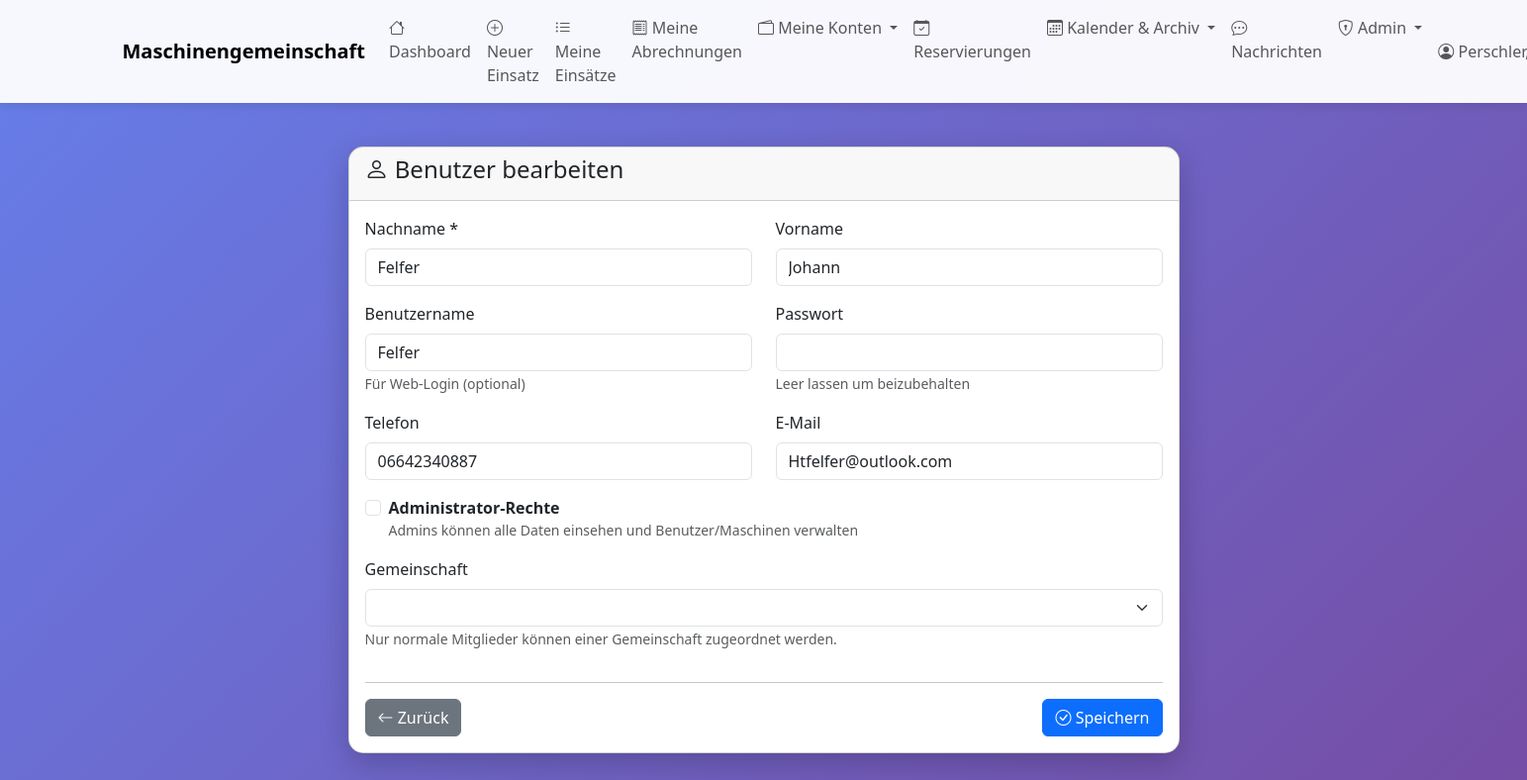
Before: /admin/benutzer/4/edit (signed in) with the older database file.
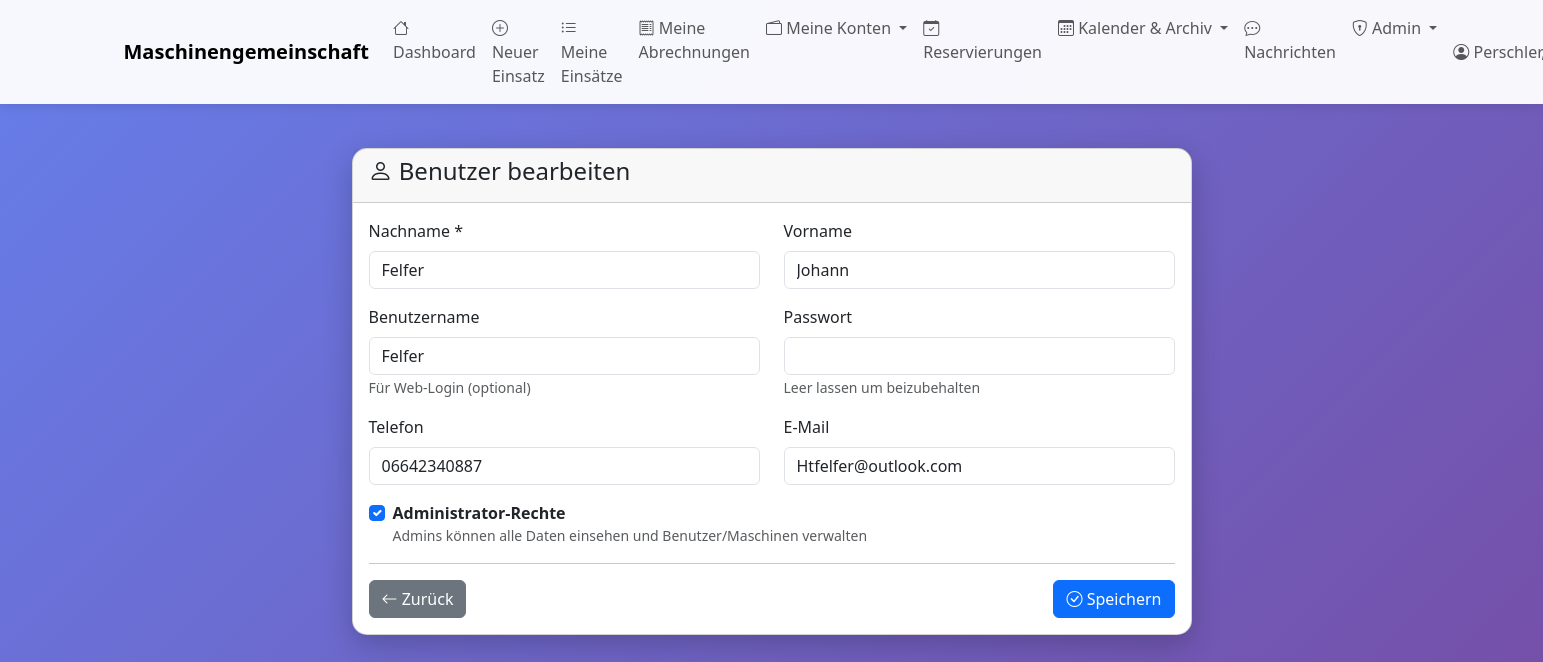
After: the same page with the newer database file.
### tables this page shows
CREATE TABLE benutzer (
    id INTEGER PRIMARY KEY AUTOINCREMENT,
    name TEXT NOT NULL,
    vorname TEXT,
    username TEXT UNIQUE,
    password_hash TEXT,
    adresse TEXT,
    telefon TEXT,
    email TEXT,
    mitglied_seit DATE,
    aktiv BOOLEAN DEFAULT 1,
    bemerkungen TEXT
, is_admin BOOLEAN DEFAULT 0, treibstoffkosten_preis REAL DEFAULT 1.50, backup_schwellwert INTEGER DEFAULT 50, letzter_treibstoffpreis REAL, admin_level INTEGER DEFAULT 0);

### web_app.py (the view, shortened to what this page needs)
@app.route('/admin/benutzer/<int:benutzer_id>/edit', methods=['GET', 'POST'])
@admin_required
def admin_benutzer_edit(benutzer_id):
    with MaschinenDBContext(DB_PATH) as db:
        benutzer = db.get_benutzer_by_id(benutzer_id)
    return render_template('admin_benutzer_form.html', benutzer=benutzer)

### database.py (called while the page is built)
    def connect(self):
        self.connection = sqlite3.connect(self.db_path)
        self.connection.row_factory = sqlite3.Row
        self.cursor = self.connection.cursor()

    def close(self):
        if self.connection:
            self.connection.close()

    def get_benutzer(self, benutzer_id: int) -> Optional[Dict]:
        sql = "SELECT * FROM benutzer WHERE id = ?"
        self.cursor.execute(sql, (benutzer_id,))
        row = self.cursor.fetchone()
        return dict(row) if row else None

    def get_benutzer_by_id(self, benutzer_id: int) -> Optional[Dict]:
        return self.get_benutzer(benutzer_id)

    def __enter__(self):
        self.connect()
        return self

    def __exit__(self, exc_type, exc_val, exc_tb):
        if exc_type is None:
            self.connection.commit()
        else:
            self.connection.rollback()
        self.close()
        return False

### templates/admin_benutzer_form.html (shortened to what the changed rows need)
{% extends "base.html" %}
{% block content %}
<div class="container mt-4">
    <div class="row">
        <div class="col-md-8 mx-auto">
            <div class="card">
                <div class="card-body">
                    <form method="POST">
                        <div class="row">
                            <div class="col-md-6 mb-3">
                                <label for="name" class="form-label">Nachname *</label>
                                <input type="text" class="form-control" id="name" name="name"
                                       value="{{ benutzer.name if benutzer else '' }}" required>
                            </div>
                            <div class="col-md-6 mb-3">
                                <label for="vorname" class="form-label">Vorname</label>
                                <input type="text" class="form-control" id="vorname" name="vorname"
                                       value="{{ benutzer.vorname if benutzer else '' }}">
                            </div>
                        </div>
                        <div class="row">
                            <div class="col-md-6 mb-3">
                                <label for="username" class="form-label">Benutzername</label>
                                <input type="text" class="form-control" id="username" name="username"
                                       value="{{ benutzer.username if benutzer else '' }}">
                                <small class="text-muted">Für Web-Login (optional)</small>
                            </div>
                        </div>
                        <div class="row">
                            <div class="col-md-6 mb-3">
                                <label for="telefon" class="form-label">Telefon</label>
                                <input type="tel" class="form-control" id="telefon" name="telefon"
                                       value="{{ benutzer.telefon if benutzer else '' }}">
                            </div>
                            <div class="col-md-6 mb-3">
                                <label for="email" class="form-label">E-Mail</label>
                                <input type="email" class="form-control" id="email" name="email"
                                       value="{{ benutzer.email if benutzer else '' }}">
                            </div>
                        </div>
                        <div class="mb-3">
                            <div class="form-check">
                                <input class="form-check-input" type="checkbox" id="is_admin" name="is_admin"
                                       {% if benutzer and benutzer.is_admin %}checked{% endif %}>
                                <label class="form-check-label" for="is_admin">
                                    <strong>Administrator-Rechte</strong>
                                    <small class="text-muted d-block">
                                    </small>
                                </label>
                            </div>
                        </div>
                        {% if not (benutzer and benutzer.is_admin) and not (request.form.get('is_admin')) %}
                        <div class="row">
                            <div class="col-md-12 mb-3">
                                <label for="gemeinschaft_id" class="form-label">Gemeinschaft</label>
                                <select class="form-select" id="gemeinschaft_id" name="gemeinschaft_id">
                                </select>
                                <small class="text-muted">Nur normale Mitglieder können einer Gemeinschaft zugeordnet werden.</small>
                            </div>
                        </div>
                        {% endif %}
                    </form>
                </div>
            </div>
        </div>
    </div>
</div>
{% endblock %}

Changed rows visible on the page:
changed benutzer "Felfer": is_admin "☐" → "☑"
Other visible differences:
text no longer shown: "Gemeinschaft Nur normale Mitglieder können einer Gemeinschaft zugeordnet werden."
